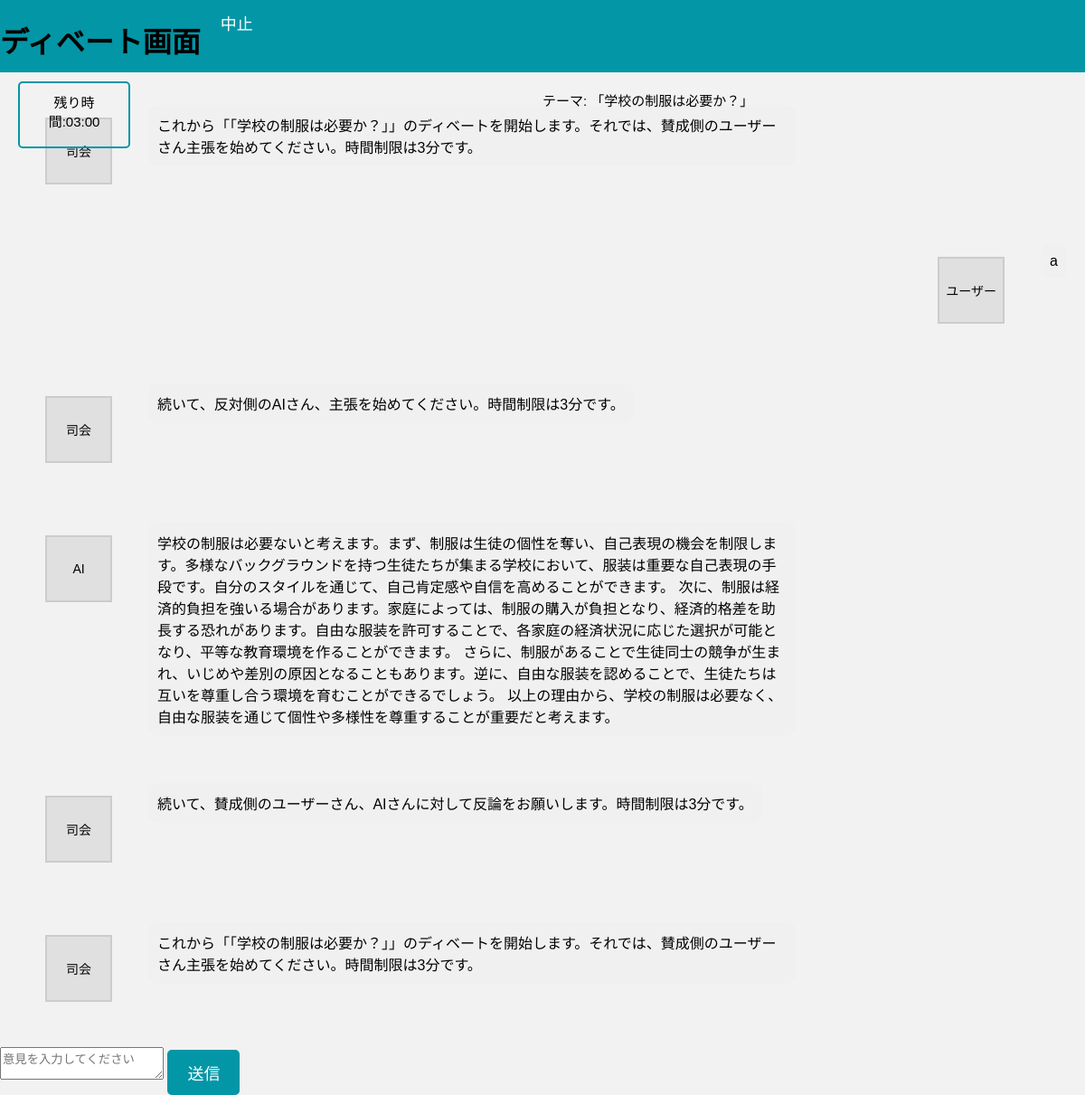
The page /debate/start on the database its author committed.
### models.py (models this page shows)
class AllDebate(db.Model):
    id = db.Column(db.Integer, primary_key=True)
    category = db.Column(db.String(50), nullable=False, default="")
    mode = db.Column(db.String(20), nullable=False, default="")
    topic = db.Column(db.String(200), nullable=False, default="")
    user_1 = db.Column(db.String(50), nullable=False)
    user_2 = db.Column(db.String(50), nullable=False)
    user_1_claim = db.Column(db.Text, default="")
    user_2_claim = db.Column(db.Text, default="")
    user_1_counter = db.Column(db.Text, default="")
    user_2_counter = db.Column(db.Text, default="")
    user_1_final = db.Column(db.Text, default="")
    user_2_final = db.Column(db.Text, default="")
    feedback = db.Column(db.Text, default="[]")
    winner = db.Column(db.String(50), default="")

### debate.py (the view)
@debate_bp.route('/start', methods=['GET'])
def start_debate():
    debate = AllDebate.query.order_by(AllDebate.id.desc()).first()
    if not debate:
        return jsonify({"error": "ディベートが見つかりません"}), 404
    if not debate.topic:
        debate.topic = generate_theme(debate.category)
        db.session.commit()
    feedback = json.loads(debate.feedback) if debate.feedback else []
    moderator_message = generate_moderator_comment("start", debate)
    feedback.append({"speaker": "司会", "message": moderator_message})
    debate.feedback = json.dumps(feedback)
    db.session.commit()
    return render_template('debate.html', debate=debate, feedback=feedback)

### ai.py (called while the page is built)
def generate_moderator_comment(stage, debate):
    if stage == "start":
        return f"これから「{debate.topic}」のディベートを開始します。それでは、賛成側の{debate.user_1}さん主張を始めてください。時間制限は3分です。"
    elif stage == "claim_user_2":
        return f"続いて、反対側の{debate.user_2}さん、主張を始めてください。時間制限は3分です。"
    elif stage == "counter_user_1":
        return f"続いて、賛成側の{debate.user_1}さん、{debate.user_2}さんに対して反論をお願いします。時間制限は3分です。"
    elif stage == "counter_user_2":
        return f"続いて、反対側の{debate.user_2}さん、{debate.user_1}さんに対して反論をお願いします。時間制限は3分です。"
    elif stage == "final_user_1":
        return f"それでは、賛成側の{debate.user_1}さん、これまでの議論を踏まえて、最終立論を始めてください。時間制限は3分です。"
    elif stage == "final_user_2":
        return f"それでは、反対側の{debate.user_2}さん、これまでの議論を踏まえて、最終立論を始めてください。時間制限は3分です。"
    elif stage == "end":
        return f"これで「{debate.topic}」のディベートは終了です。評価画面へ移動してください。"

### templates/debate.html (shortened to what this page needs)
<!DOCTYPE html>
<html lang="ja">
<head>
    <link rel="stylesheet" href="{{ url_for('static', filename='styles.css') }}">
    <link rel="stylesheet" href="{{ url_for('static', filename='debate.css') }}">
</head>
<body>
    <header>
        <h1>ディベート画面</h1>
        <div class="header-buttons">
            <form action="{{ url_for('debate.stop_debate') }}" method="POST">
                <button type="submit" class="stop-button">中止</button>
            </form>
        </div>
    </header>
    <main>
        <div class="time-theme">
            <p id="time">残り時間:03:00</p>
            <p class="theme">テーマ: {{ debate.topic or "未設定" }}</p>
        </div>
        <div id="chat-box" class="chat-box">
            {% for message in feedback %}
                <div class="chat-entry {{ 'right' if message.speaker == 'ユーザー' else 'left' }}">
                    <div class="speaker">{{ message.speaker }}</div>
                    <p class="message">{{ message.message }}</p>
                </div>
            {% endfor %}
        </div>
        <div class="chat-input">
            <form id="chat-form">
                <textarea id="user-message" placeholder="意見を入力してください" required></textarea>
                <button type="submit">送信</button>
            </form>
        </div>
    </main>
</body>
</html>

### static/styles.css (style rules this page uses)
body { background-color: #F2F2F2; font-family: Arial, sans-serif; margin: 0; padding: 0; position: relative; }
header { background-color: #0396A6; height: 80px; width: 100%; position: fixed; top: 0; z-index: 1000; display: flex; }
main { padding-top:80px ; }

### static/debate.css (style rules this page uses)
.chat-box { display: flex; flex-direction: column; gap: 20px; margin: 20px; }
.time-theme { display: flex; }
#time { position: absolute; margin-top: 10px; margin-left: 20px; font-size: 15px; padding: 10px; border: 2px solid #0396A6; border-radius: 5px; background: none; text-align: center; height: 50px; width: 100px; }
.theme { position: absolute; left: 50%; margin-top: 20px; font-size: 15px; }
.chat-entry { display: flex; align-items: flex-start; gap: 10px; }
.chat-entry.left { justify-content: flex-start; }
.chat-entry.right { justify-content: flex-end; }
.speaker { width: 70px; height: 70px; margin: 30px; display: flex; justify-content: center; align-items: center; background-color: #e0e0e0; border: 2px solid #ccc; border-radius: 0; text-align: center; font-size: 14px; }
.message { max-width: 60%; padding: 10px; border-radius: 10px; background-color: #f0f0f0; }
button[type="submit"] { font-size: 18px; padding: 10px 20px; background-color: #0396A6; color: white; border: 2px solid #0396A6; border-radius: 5px; cursor: pointer; }

### rows shown on the page
AllDebate: topic "「学校の制服は必要か？」", speaker "ユーザー", message "a", speaker "AI", message "学校の制服は必要ないと考えます。まず、制服は生徒の個性を奪い、自己表現の機会を制限します。多様なバックグラウンドを持つ生徒たちが集まる学校において、服装は重要な自己表現の手段です。自分のスタイルを通じて、自己肯定感や自信を高めることができます。 次に、制服は経済的負担を強いる場合があります。家庭によっては、制服の購入が負担となり、経済的格差を助長する恐れがあります。自由な服装を許可することで、各家庭の経済状況に応じた選択が可能となり、平等な教育環境を作ることができます。 さらに、制服があることで生徒同士の競争が生まれ、いじめや差別の原因となることもあります。逆に、自由な服装を認めることで、生徒たちは互いを尊重し合う環境を育むことができるでしょう。 以上の理由から、学校の制服は必要なく、自由な服装を通じて個性や多様性を尊重することが重要だと考えます。"

### other values the page prints
{{ message.speaker }} "司会" "司会" "司会" "司会"
{{ message.message }} "これから「「学校の制服は必要か？」」のディベートを開始します。それでは、賛成側のユーザーさん主張を始めてください。時間制限は3分です。" "続いて、反対側のAIさん、主張を始めてください。時間制限は3分です。" "続いて、賛成側のユーザーさん、AIさんに対して反論をお願いします。時間制限は3分です。" "これから「「学校の制服は必要か？」」のディベートを開始します。それでは、賛成側のユーザーさん主張を始めてください。時間制限は3分です。"
